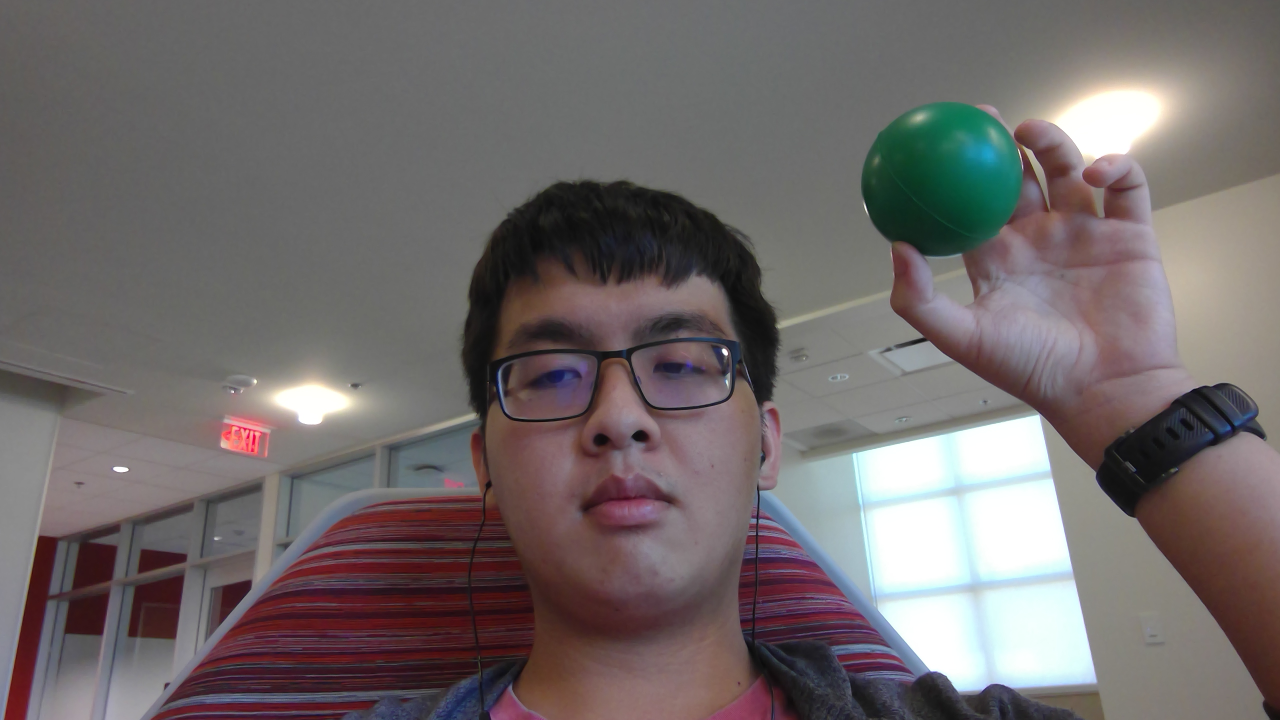
#> input picture green2.jpg, 2560 x 1440 px (shown at 1/2 size)
$ python CannyEdge.py
#> lines starting #> are read from the running program, lines starting #| are printed output that depends on the picture; after the words box and inside, x2 and y2 are one past the last pixel; in counts of white or black regions, pixels touching at a corner belong together
import cv2
import numpy as np
import imutils

# detect circles in the image
# circles = cv2.HoughCircles(grayNEW, cv2.HOUGH_GRADIENT, 1.2, 100)


def main():

    video = cv2.imread("green2.jpg")
#> video is the input picture: shape (1440, 2560, 3); mean B, G, R 106, 105.8, 112.8
    video = imutils.resize(video, width = 600)
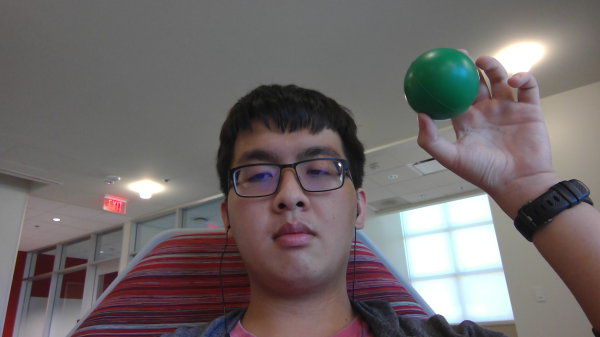
#> video: shape (337, 600, 3); mean B, G, R 106, 105.8, 112.8

    greenLower = (33, 90, 56)
    greenUpper = (118, 255, 255)

    while True:
        #_, video = videoFeed.read()
        hsv = cv2.cvtColor(video, cv2.COLOR_BGR2HSV)
#> hsv: shape (337, 600, 3); mean H, S, V 66.3, 39.7, 116.6

        mask = cv2.inRange(hsv, np.array(greenLower, dtype = "uint8"), np.array(greenUpper, dtype = "uint8"))
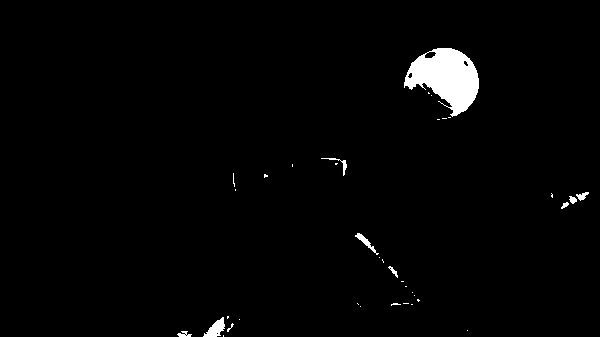
#> mask: shape (337, 600); 1.9% white; 37 white regions (28 under 20 px)

        output = cv2.bitwise_and(hsv, hsv, mask=mask)
#> output: shape (337, 600, 3); mean H, S, V 1.6, 3.4, 1.9
        grayNEW = cv2.cvtColor(output, cv2.COLOR_BGR2GRAY)
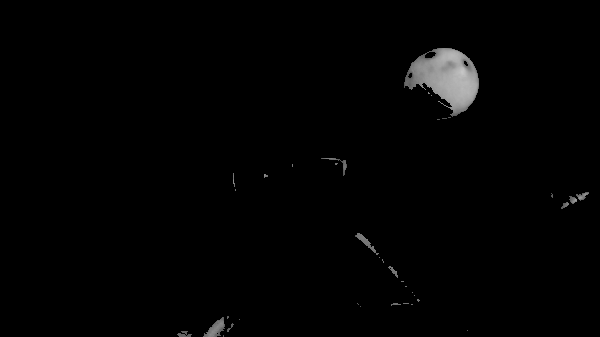
#> grayNEW: shape (337, 600); min 0, max 198, mean 2.7

        cnts = cv2.findContours(grayNEW.copy(), cv2.RETR_EXTERNAL,
                                cv2.CHAIN_APPROX_SIMPLE)
#> cnts = 37 contours, 28 with area under 20; largest, box (x1, y1, x2, y2) and area: (404, 48, 479, 117) 2989, (203, 317, 225, 337) 196, (355, 233, 379, 255) 91, (576, 192, 589, 201) 44, (321, 158, 347, 176) 38
        cnts = imutils.grab_contours(cnts)

        # ensure at least some circles were found
        #if circles is not None:
        #    # convert the (x, y) coordinates and radius of the circles to integers
        #    circles = np.round(circles[0, :]).astype("int")
        #    # loop over the (x, y) coordinates and radius of the circles
        #
        #    for (x, y, r) in circles:
        #        # draw the circle in the output image, then draw a rectangle
        #        # corresponding to the center of the circle
        #        cv2.circle(video, (x, y), r, (0, 255, 0), 4)
        #        cv2.rectangle(video, (x - 5, y - 5), (x + 5, y + 5), (0, 128, 255), -1)

        if len(cnts) > 0:
            # find the largest contour in the mask, then use
            # it to compute the minimum enclosing circle and
            # centroid

            print(len(cnts))
#| 37

            # for greenAreas in cnts:
            #     (x, y, w, h) = cv2.boundingRect(greenAreas)
            #
            #
            #     cv2.rectangle(video, (x,y), (x+w, y+h), (0, 0 ,255), -1)

                # circles = cv2.HoughCircles(subFrame, cv2.HOUGH_GRADIENT, 1.2, 100)
                #
                # if (len(circles) == 1):
                #     ((xCircle, yCircle), radius) = cv2.minEnclosingCircle(greenAreas)
                #     M = cv2.moments(greenAreas)
                #
                #     try:
                #         center = (int(M["m10"] / M["m00"]), int(M["m01"] / M["m00"]))
                #     except:
                #         center = (0, 0)
                #
                #     # only proceed if the radius meets a minimum size
                #     if radius > 15:
                #         # draw the circle and centroid on the frame,
                #         # then update the list of tracked points
                #         cv2.circle(video, (x + int(xCircle), y + int(yCircle)), int(radius),
                #                        (0, 255, 255), 2)
                #         cv2.circle(video, center, 5, (0, 0, 255), -1)
                #
                # else:
                #     continue


        cv2.imshow("gray", grayNEW)
        cv2.imshow("green detector", output)
        cv2.imshow("video", video)

        if cv2.waitKey(1) == ord('q'):
#> (key q is pressed here)
            break


if __name__ == "__main__":
    main()

$ run again, with balls.jpg copied over green2.jpg
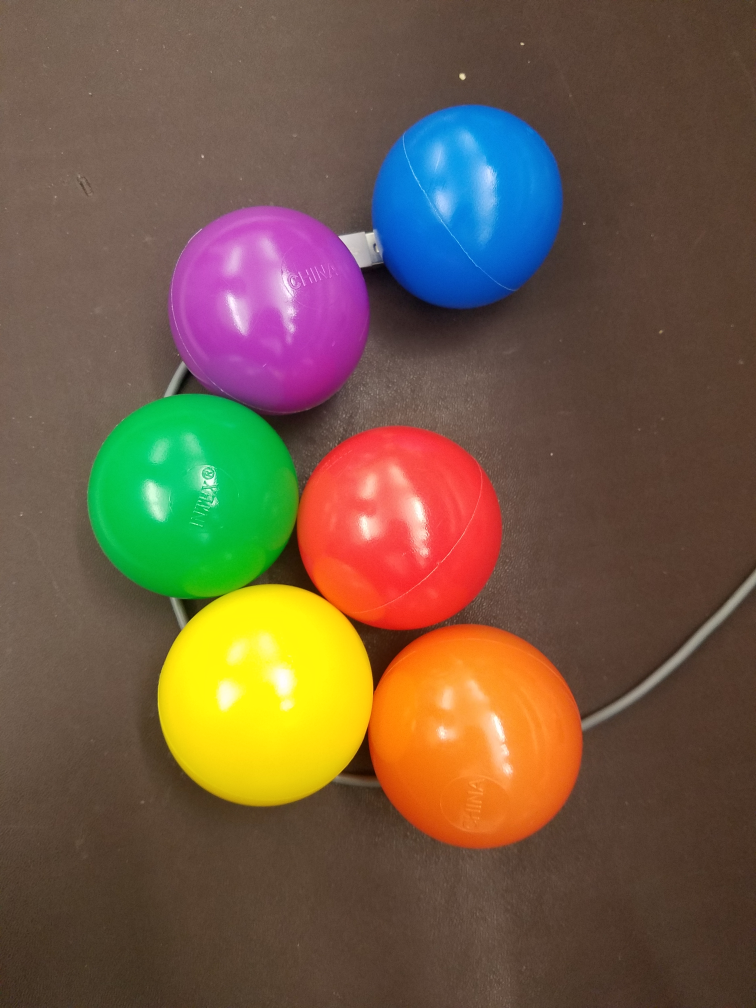
#> input picture balls.jpg, 3024 x 4032 px (shown at 1/4 size)
#> in main, video is the input picture: shape (4032, 3024, 3); mean B, G, R 68.7, 90.6, 112.8
#> video: shape (800, 600, 3)
#> hsv: shape (800, 600, 3); mean H, S, V 26.1, 126.8, 128.2
#> in main, `mask = cv2.inRange(hsv, np.array(greenLower, dtype = "uint8"), np.arra..`:
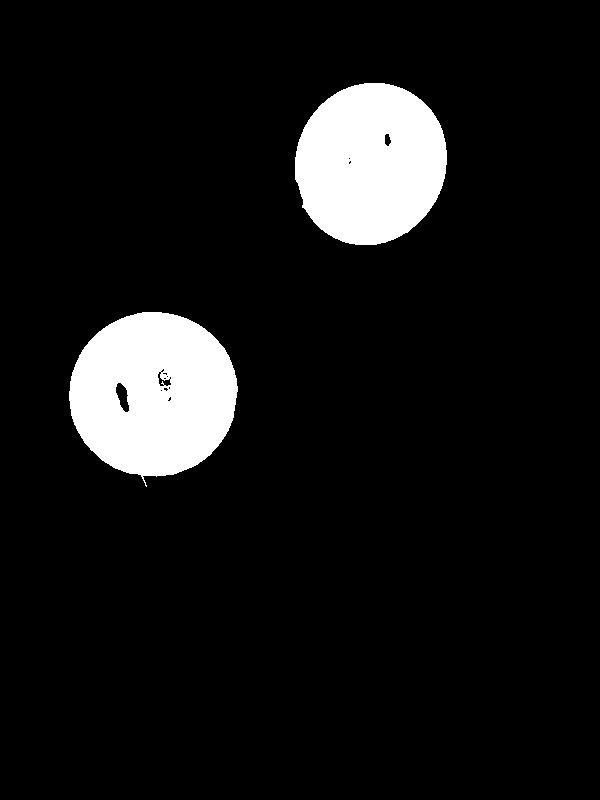
#> mask: shape (800, 600); 8.5% white; 2 white regions
#> output: shape (800, 600, 3); mean H, S, V 7.3, 20, 16.6
#> in main, `grayNEW = cv2.cvtColor(output, cv2.COLOR_BGR2GRAY)`:
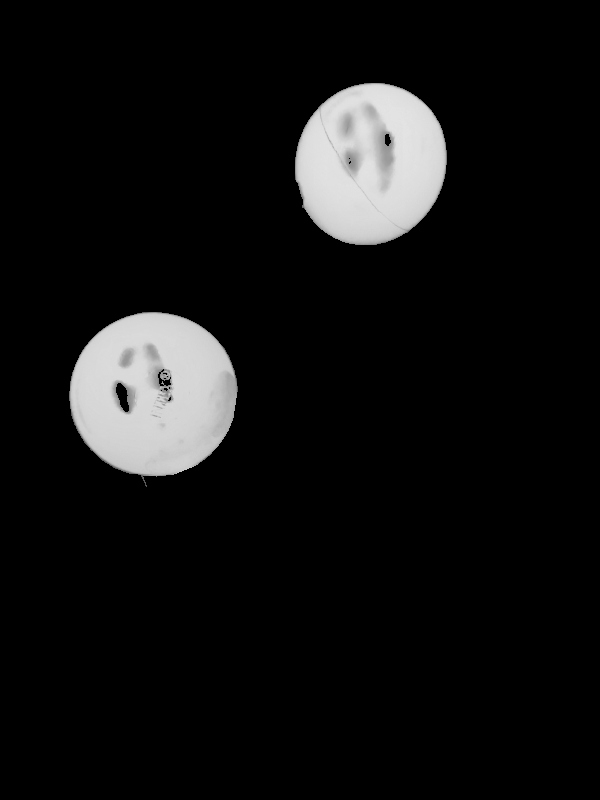
#> grayNEW: shape (800, 600); min 0, max 228, mean 17.5
#> cnts = 2 contours; box (x1, y1, x2, y2) and area: (69, 312, 238, 487) 21535, (295, 83, 447, 245) 19174
#| 2
